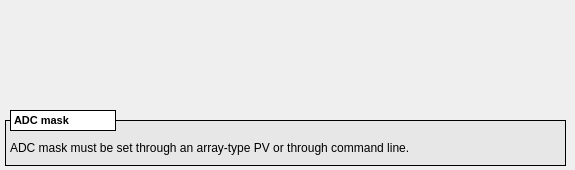
<?xml version="1.0" encoding="UTF-8"?>
<ui version="4.0">
 <class>MainWindow</class>
 <widget class="QMainWindow" name="MainWindow">
  <property name="geometry">
   <rect>
    <x>0</x>
    <y>0</y>
    <width>575</width>
    <height>170</height>
   </rect>
  </property>
  <property name="windowTitle">
   <string>MainWindow</string>
  </property>
  <property name="Title" stdset="0">
   <string>$(DEVICE): ADC mask</string>
  </property>
  <widget class="QWidget" name="centralwidget">
   <widget class="caFrame" name="caframe_3">
    <property name="geometry">
     <rect>
      <x>5</x>
      <y>120</y>
      <width>561</width>
      <height>46</height>
     </rect>
    </property>
    <property name="font">
     <font>
      <pointsize>8</pointsize>
     </font>
    </property>
    <property name="styleSheet">
     <string notr="true">background-color: rgb(231, 231, 231);</string>
    </property>
    <property name="frameShape">
     <enum>QFrame::Box</enum>
    </property>
    <property name="frameShadow">
     <enum>QFrame::Plain</enum>
    </property>
    <property name="lineWidth">
     <number>1</number>
    </property>
    <property name="midLineWidth">
     <number>1</number>
    </property>
    <property name="background">
     <color>
      <red>0</red>
      <green>0</green>
      <blue>0</blue>
     </color>
    </property>
    <property name="backgroundMode">
     <enum>caFrame::Filled</enum>
    </property>
    <widget class="QLabel" name="label">
     <property name="geometry">
      <rect>
       <x>5</x>
       <y>20</y>
       <width>546</width>
       <height>16</height>
      </rect>
     </property>
     <property name="text">
      <string>ADC mask must be set through an array-type PV or through command line.</string>
     </property>
    </widget>
   </widget>
   <widget class="QLabel" name="label_25">
    <property name="geometry">
     <rect>
      <x>10</x>
      <y>110</y>
      <width>106</width>
      <height>21</height>
     </rect>
    </property>
    <property name="font">
     <font>
      <pointsize>8</pointsize>
      <weight>75</weight>
      <bold>true</bold>
     </font>
    </property>
    <property name="styleSheet">
     <string notr="true">background-color: rgb(255, 255, 255);</string>
    </property>
    <property name="frameShape">
     <enum>QFrame::Box</enum>
    </property>
    <property name="text">
     <string>ADC mask</string>
    </property>
   </widget>
   <widget class="caCartesianPlot" name="cacartesianplot">
    <property name="geometry">
     <rect>
      <x>5</x>
      <y>5</y>
      <width>561</width>
      <height>101</height>
     </rect>
    </property>
    <property name="Title" stdset="0">
     <string notr="true">ADC mask over (N) samples</string>
    </property>
    <property name="TitleX">
     <string notr="true">sample in the mask</string>
    </property>
    <property name="channels_1" stdset="0">
     <string notr="true">;$(DEVICE):dsp:adc_mask</string>
    </property>
    <property name="Style_1">
     <enum>caCartesianPlot::Sticks</enum>
    </property>
    <property name="symbol_1">
     <enum>caCartesianPlot::Diamond</enum>
    </property>
    <property name="color_1">
     <color>
      <red>170</red>
      <green>0</green>
      <blue>0</blue>
     </color>
    </property>
    <property name="channels_2" stdset="0">
     <string notr="true"/>
    </property>
    <property name="Style_2">
     <enum>caCartesianPlot::HorSticks</enum>
    </property>
    <property name="symbol_2">
     <enum>caCartesianPlot::Diamond</enum>
    </property>
    <property name="color_2">
     <color>
      <red>170</red>
      <green>255</green>
      <blue>255</blue>
     </color>
    </property>
    <property name="plotMode">
     <enum>caCartesianPlot::PlotLastNPoints</enum>
    </property>
    <property name="countNumOrChannel" stdset="0">
     <string notr="true"/>
    </property>
    <property name="grid">
     <bool>false</bool>
    </property>
    <property name="XaxisScaling" stdset="0">
     <enum>caCartesianPlot::User</enum>
    </property>
    <property name="YaxisScaling" stdset="0">
     <enum>caCartesianPlot::User</enum>
    </property>
    <property name="XaxisLimits">
     <string>0;$(DEVICE):dsp:avg_window</string>
    </property>
    <property name="XaxisEnabled">
     <bool>false</bool>
    </property>
    <property name="YaxisEnabled">
     <bool>false</bool>
    </property>
   </widget>
  </widget>
 </widget>
 <customwidgets>
  <customwidget>
   <class>QwtPlot</class>
   <extends>QFrame</extends>
   <header>qwt_plot.h</header>
  </customwidget>
  <customwidget>
   <class>caFrame</class>
   <extends>QFrame</extends>
   <header>caFrame</header>
   <container>1</container>
  </customwidget>
  <customwidget>
   <class>caCartesianPlot</class>
   <extends>QwtPlot</extends>
   <header>caCartesianPlot</header>
  </customwidget>
 </customwidgets>
 <resources/>
 <connections/>
</ui>
